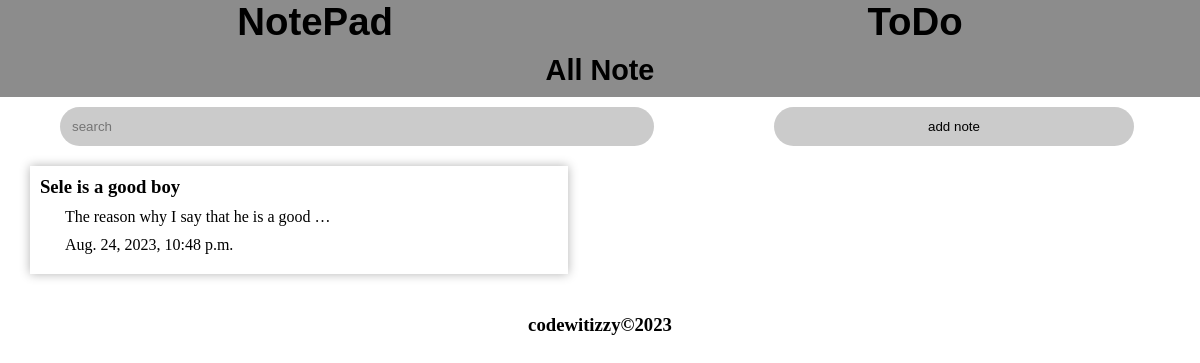
The page /notepad/listnote/ (signed in) on the database as committed earlier.
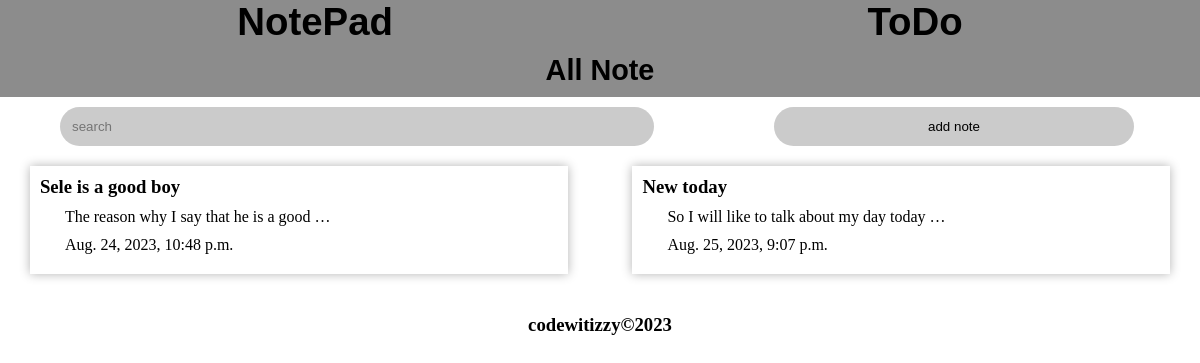
The same page on the database as committed later.
### notepad/models.py (models this page shows, shortened)
class Note(models.Model):
    owner = models.ForeignKey(User, on_delete=models.CASCADE)
    title = models.CharField(max_length=100)
    body = models.TextField()
    date = models.DateTimeField(auto_now_add=True)
    category = models.ForeignKey(Category, on_delete=models.CASCADE)

### notepad/views.py (the view)
# urls.py: path("listnote/", views.NoteListView.as_view(), name="index"),
class NoteListView(LoginRequiredMixin, ListView):
    template_name = "index.html"
    login_url = "signin"
    def get_queryset(self):
        search = self.request.GET.get("search", "")
        cat = self.request.GET.get("category", "")
        self.notes = Note.objects.filter(
                Q(title__icontains=search) |
                Q(body__icontains=search) |
                Q(category__name=cat),
                owner=self.request.user)
        return self.notes
    def get_context_data(self, **kwargs):
        context = super().get_context_data(**kwargs)
        context["notes"] = self.notes
        return context

### notepad/templates/index.html (shortened to what this page needs)
{%load static%}
<!DOCTYPE html>
<html lang="en">
<head>
   <link rel="stylesheet" href="{% static 'css/index.css' %}">
</head>
<body>
   <header>
      <div class="header-container">
         <div class="header1">
		 <a href="{% url 'index' %}"><h1>NotePad</h1></a>
         </div>
         <div class="header2">
		 <a href="{% url 'todo' %}"><h1>ToDo</h1></a>
         </div>
      </div>
      <h2>All Note</h2>
   </header>
   <main>
      <form action="">
      <div class="form-container">
         <div class="search">
            <input type="search" placeholder="search" name="search">
         </div>
      </div>
      </form>
         <div class="add-note">
		 <a href="{% url 'createnote' %}"><button class="btn">add note</button></a>
         </div>
      <div class="note-container">
         <div class="row">
            {%for note in notes%}
	    <a href="{% url 'detail' note.pk %}">
	    <div class="note">
		 <h3>{{note.title}}</h3>
		 <p>{{note.body|truncatewords:10}}</p>
		 <p>{{note.date}}</p>
            </div></a>
	    {%empty%}
	       <h4>there is no result found for the search</h4>
	    {%endfor%}
	</div>
      </div>
   </main>
   <footer>
      <div class="footer">
         <h3>codewitizzy&copy;2023</h3>
      </div>
   </footer>
</body>
</html>

Rows that differ between the two databases and show on the page:
added Note: title "New today", body "So I will like to talk about my day today …", date "Aug. 25, 2023, 9:07 p.m."
